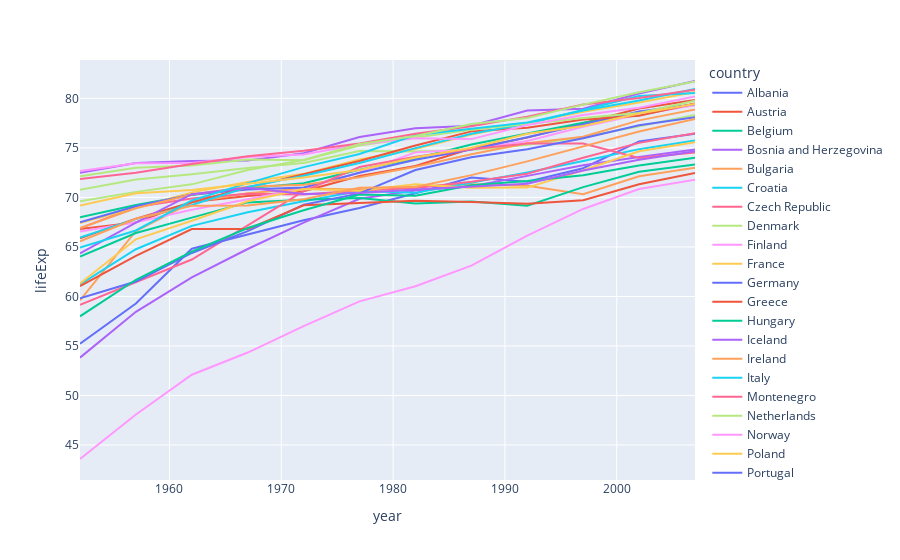

Notebook source saved alongside this figure:
### Markdown cell above
### Try the same for Europe

### Code cell
df_europe = df.query("continent=='Europe'")
fig = px.line(df_europe, x="year", y="lifeExp", color='country')
fig.show()

### Figure 1 — Plotly figure (JSON) as saved in the notebook; plotly's stock layout.template omitted (floating-point values rounded to 4 significant figures)
{"data": [{"hovertemplate": "country=Albania<br>year=%{x}<br>lifeExp=%{y}<extra></extra>", "legendgroup": "Albania", "line": {"color": "#636efa", "dash": "solid"}, "marker": {"symbol": "circle"}, "mode": "lines", "name": "Albania", "orientation": "v", "showlegend": true, "type": "scatter", "x": [1952, 1957, 1962, 1967, 1972, 1977, 1982, 1987, 1992, 1997, 2002, 2007], "xaxis": "x", "y": [55.23, 59.28, 64.82, 66.22, 67.69, 68.93, 70.42, 72, 71.58, 72.95, 75.65, 76.42], "yaxis": "y"}, {"hovertemplate": "country=Austria<br>year=%{x}<br>lifeExp=%{y}<extra></extra>", "legendgroup": "Austria", "line": {"color": "#EF553B", "dash": "solid"}, "marker": {"symbol": "circle"}, "mode": "lines", "name": "Austria", "orientation": "v", "showlegend": true, "type": "scatter", "x": [1952, 1957, 1962, 1967, 1972, 1977, 1982, 1987, 1992, 1997, 2002, 2007], "xaxis": "x", "y": [66.8, 67.48, 69.54, 70.14, 70.63, 72.17, 73.18, 74.94, 76.04, 77.51, 78.98, 79.83], "yaxis": "y"}, {"hovertemplate": "country=Belgium<br>year=%{x}<br>lifeExp=%{y}<extra></extra>", "legendgroup": "Belgium", "line": {"color": "#00cc96", "dash": "solid"}, "marker": {"symbol": "circle"}, "mode": "lines", "name": "Belgium", "orientation": "v", "showlegend": true, "type": "scatter", "x": [1952, 1957, 1962, 1967, 1972, 1977, 1982, 1987, 1992, 1997, 2002, 2007], "xaxis": "x", "y": [68, 69.24, 70.25, 70.94, 71.44, 72.8, 73.93, 75.35, 76.46, 77.53, 78.32, 79.44], "yaxis": "y"}, {"hovertemplate": "country=Bosnia and Herzegovina<br>year=%{x}<br>lifeExp=%{y}<extra></extra>", "legendgroup": "Bosnia and Herzegovina", "line": {"color": "#ab63fa", "dash": "solid"}, "marker": {"symbol": "circle"}, "mode": "lines", "name": "Bosnia and Herzegovina", "orientation": "v", "showlegend": true, "type": "scatter", "x": [1952, 1957, 1962, 1967, 1972, 1977, 1982, 1987, 1992, 1997, 2002, 2007], "xaxis": "x", "y": [53.82, 58.45, 61.93, 64.79, 67.45, 69.86, 70.69, 71.14, 72.18, 73.24, 74.09, 74.85], "yaxis": "y"}, {"hovertemplate": "country=Bulgaria<br>year=%{x}<br>lifeExp=%{y}<extra></extra>", "legendgroup": "Bulgaria", "line": {"color": "#FFA15A", "dash": "solid"}, "marker": {"symbol": "circle"}, "mode": "lines", "name": "Bulgaria", "orientation": "v", "showlegend": true, "type": "scatter", "x": [1952, 1957, 1962, 1967, 1972, 1977, 1982, 1987, 1992, 1997, 2002, 2007], "xaxis": "x", "y": [59.6, 66.61, 69.51, 70.42, 70.9, 70.81, 71.08, 71.34, 71.19, 70.32, 72.14, 73.0], "yaxis": "y"}, {"hovertemplate": "country=Croatia<br>year=%{x}<br>lifeExp=%{y}<extra></extra>", "legendgroup": "Croatia", "line": {"color": "#19d3f3", "dash": "solid"}, "marker": {"symbol": "circle"}, "mode": "lines", "name": "Croatia", "orientation": "v", "showlegend": true, "type": "scatter", "x": [1952, 1957, 1962, 1967, 1972, 1977, 1982, 1987, 1992, 1997, 2002, 2007], "xaxis": "x", "y": [61.21, 64.77, 67.13, 68.5, 69.61, 70.64, 70.46, 71.52, 72.53, 73.68, 74.88, 75.75], "yaxis": "y"}, {"hovertemplate": "country=Czech Republic<br>year=%{x}<br>lifeExp=%{y}<extra></extra>", "legendgroup": "Czech Republic", "line": {"color": "#FF6692", "dash": "solid"}, "marker": {"symbol": "circle"}, "mode": "lines", "name": "Czech Republic", "orientation": "v", "showlegend": true, "type": "scatter", "x": [1952, 1957, 1962, 1967, 1972, 1977, 1982, 1987, 1992, 1997, 2002, 2007], "xaxis": "x", "y": [66.87, 69.03, 69.9, 70.38, 70.29, 70.71, 70.96, 71.58, 72.4, 74.01, 75.51, 76.49], "yaxis": "y"}, {"hovertemplate": "country=Denmark<br>year=%{x}<br>lifeExp=%{y}<extra></extra>", "legendgroup": "Denmark", "line": {"color": "#B6E880", "dash": "solid"}, "marker": {"symbol": "circle"}, "mode": "lines", "name": "Denmark", "orientation": "v", "showlegend": true, "type": "scatter", "x": [1952, 1957, 1962, 1967, 1972, 1977, 1982, 1987, 1992, 1997, 2002, 2007], "xaxis": "x", "y": [70.78, 71.81, 72.35, 72.96, 73.47, 74.69, 74.63, 74.8, 75.33, 76.11, 77.18, 78.33], "yaxis": "y"}, {"hovertemplate": "country=Finland<br>year=%{x}<br>lifeExp=%{y}<extra></extra>", "legendgroup": "Finland", "line": {"color": "#FF97FF", "dash": "solid"}, "marker": {"symbol": "circle"}, "mode": "lines", "name": "Finland", "orientation": "v", "showlegend": true, "type": "scatter", "x": [1952, 1957, 1962, 1967, 1972, 1977, 1982, 1987, 1992, 1997, 2002, 2007], "xaxis": "x", "y": [66.55, 67.49, 68.75, 69.83, 70.87, 72.52, 74.55, 74.83, 75.7, 77.13, 78.37, 79.31], "yaxis": "y"}, {"hovertemplate": "country=France<br>year=%{x}<br>lifeExp=%{y}<extra></extra>", "legendgroup": "France", "line": {"color": "#FECB52", "dash": "solid"}, "marker": {"symbol": "circle"}, "mode": "lines", "name": "France", "orientation": "v", "showlegend": true, "type": "scatter", "x": [1952, 1957, 1962, 1967, 1972, 1977, 1982, 1987, 1992, 1997, 2002, 2007], "xaxis": "x", "y": [67.41, 68.93, 70.51, 71.55, 72.38, 73.83, 74.89, 76.34, 77.46, 78.64, 79.59, 80.66], "yaxis": "y"}, {"hovertemplate": "country=Germany<br>year=%{x}<br>lifeExp=%{y}<extra></extra>", "legendgroup": "Germany", "line": {"color": "#636efa", "dash": "solid"}, "marker": {"symbol": "circle"}, "mode": "lines", "name": "Germany", "orientation": "v", "showlegend": true, "type": "scatter", "x": [1952, 1957, 1962, 1967, 1972, 1977, 1982, 1987, 1992, 1997, 2002, 2007], "xaxis": "x", "y": [67.5, 69.1, 70.3, 70.8, 71, 72.5, 73.8, 74.85, 76.07, 77.34, 78.67, 79.41], "yaxis": "y"}, {"hovertemplate": "country=Greece<br>year=%{x}<br>lifeExp=%{y}<extra></extra>", "legendgroup": "Greece", "line": {"color": "#EF553B", "dash": "solid"}, "marker": {"symbol": "circle"}, "mode": "lines", "name": "Greece", "orientation": "v", "showlegend": true, "type": "scatter", "x": [1952, 1957, 1962, 1967, 1972, 1977, 1982, 1987, 1992, 1997, 2002, 2007], "xaxis": "x", "y": [65.86, 67.86, 69.51, 71, 72.34, 73.68, 75.24, 76.67, 77.03, 77.87, 78.26, 79.48], "yaxis": "y"}, {"hovertemplate": "country=Hungary<br>year=%{x}<br>lifeExp=%{y}<extra></extra>", "legendgroup": "Hungary", "line": {"color": "#00cc96", "dash": "solid"}, "marker": {"symbol": "circle"}, "mode": "lines", "name": "Hungary", "orientation": "v", "showlegend": true, "type": "scatter", "x": [1952, 1957, 1962, 1967, 1972, 1977, 1982, 1987, 1992, 1997, 2002, 2007], "xaxis": "x", "y": [64.03, 66.41, 67.96, 69.5, 69.76, 69.95, 69.39, 69.58, 69.17, 71.04, 72.59, 73.34], "yaxis": "y"}, {"hovertemplate": "country=Iceland<br>year=%{x}<br>lifeExp=%{y}<extra></extra>", "legendgroup": "Iceland", "line": {"color": "#ab63fa", "dash": "solid"}, "marker": {"symbol": "circle"}, "mode": "lines", "name": "Iceland", "orientation": "v", "showlegend": true, "type": "scatter", "x": [1952, 1957, 1962, 1967, 1972, 1977, 1982, 1987, 1992, 1997, 2002, 2007], "xaxis": "x", "y": [72.49, 73.47, 73.68, 73.73, 74.46, 76.11, 76.99, 77.23, 78.77, 78.95, 80.5, 81.76], "yaxis": "y"}, {"hovertemplate": "country=Ireland<br>year=%{x}<br>lifeExp=%{y}<extra></extra>", "legendgroup": "Ireland", "line": {"color": "#FFA15A", "dash": "solid"}, "marker": {"symbol": "circle"}, "mode": "lines", "name": "Ireland", "orientation": "v", "showlegend": true, "type": "scatter", "x": [1952, 1957, 1962, 1967, 1972, 1977, 1982, 1987, 1992, 1997, 2002, 2007], "xaxis": "x", "y": [66.91, 68.9, 70.29, 71.08, 71.28, 72.03, 73.1, 74.36, 75.47, 76.12, 77.78, 78.89], "yaxis": "y"}, {"hovertemplate": "country=Italy<br>year=%{x}<br>lifeExp=%{y}<extra></extra>", "legendgroup": "Italy", "line": {"color": "#19d3f3", "dash": "solid"}, "marker": {"symbol": "circle"}, "mode": "lines", "name": "Italy", "orientation": "v", "showlegend": true, "type": "scatter", "x": [1952, 1957, 1962, 1967, 1972, 1977, 1982, 1987, 1992, 1997, 2002, 2007], "xaxis": "x", "y": [65.94, 67.81, 69.24, 71.06, 72.19, 73.48, 74.98, 76.42, 77.44, 78.82, 80.24, 80.55], "yaxis": "y"}, {"hovertemplate": "country=Montenegro<br>year=%{x}<br>lifeExp=%{y}<extra></extra>", "legendgroup": "Montenegro", "line": {"color": "#FF6692", "dash": "solid"}, "marker": {"symbol": "circle"}, "mode": "lines", "name": "Montenegro", "orientation": "v", "showlegend": true, "type": "scatter", "x": [1952, 1957, 1962, 1967, 1972, 1977, 1982, 1987, 1992, 1997, 2002, 2007], "xaxis": "x", "y": [59.16, 61.45, 63.73, 67.18, 70.64, 73.07, 74.1, 74.86, 75.44, 75.44, 73.98, 74.54], "yaxis": "y"}, {"hovertemplate": "country=Netherlands<br>year=%{x}<br>lifeExp=%{y}<extra></extra>", "legendgroup": "Netherlands", "line": {"color": "#B6E880", "dash": "solid"}, "marker": {"symbol": "circle"}, "mode": "lines", "name": "Netherlands", "orientation": "v", "showlegend": true, "type": "scatter", "x": [1952, 1957, 1962, 1967, 1972, 1977, 1982, 1987, 1992, 1997, 2002, 2007], "xaxis": "x", "y": [72.13, 72.99, 73.23, 73.82, 73.75, 75.24, 76.05, 76.83, 77.42, 78.03, 78.53, 79.76], "yaxis": "y"}, {"hovertemplate": "country=Norway<br>year=%{x}<br>lifeExp=%{y}<extra></extra>", "legendgroup": "Norway", "line": {"color": "#FF97FF", "dash": "solid"}, "marker": {"symbol": "circle"}, "mode": "lines", "name": "Norway", "orientation": "v", "showlegend": true, "type": "scatter", "x": [1952, 1957, 1962, 1967, 1972, 1977, 1982, 1987, 1992, 1997, 2002, 2007], "xaxis": "x", "y": [72.67, 73.44, 73.47, 74.08, 74.34, 75.37, 75.97, 75.89, 77.32, 78.32, 79.05, 80.2], "yaxis": "y"}, {"hovertemplate": "country=Poland<br>year=%{x}<br>lifeExp=%{y}<extra></extra>", "legendgroup": "Poland", "line": {"color": "#FECB52", "dash": "solid"}, "marker": {"symbol": "circle"}, "mode": "lines", "name": "Poland", "orientation": "v", "showlegend": true, "type": "scatter", "x": [1952, 1957, 1962, 1967, 1972, 1977, 1982, 1987, 1992, 1997, 2002, 2007], "xaxis": "x", "y": [61.31, 65.77, 67.64, 69.61, 70.85, 70.67, 71.32, 70.98, 70.99, 72.75, 74.67, 75.56], "yaxis": "y"}, {"hovertemplate": "country=Portugal<br>year=%{x}<br>lifeExp=%{y}<extra></extra>", "legendgroup": "Portugal", "line": {"color": "#636efa", "dash": "solid"}, "marker": {"symbol": "circle"}, "mode": "lines", "name": "Portugal", "orientation": "v", "showlegend": true, "type": "scatter", "x": [1952, 1957, 1962, 1967, 1972, 1977, 1982, 1987, 1992, 1997, 2002, 2007], "xaxis": "x", "y": [59.82, 61.51, 64.39, 66.6, 69.26, 70.41, 72.77, 74.06, 74.86, 75.97, 77.29, 78.1], "yaxis": "y"}, {"hovertemplate": "country=Romania<br>year=%{x}<br>lifeExp=%{y}<extra></extra>", "legendgroup": "Romania", "line": {"color": "#EF553B", "dash": "solid"}, "marker": {"symbol": "circle"}, "mode": "lines", "name": "Romania", "orientation": "v", "showlegend": true, "type": "scatter", "x": [1952, 1957, 1962, 1967, 1972, 1977, 1982, 1987, 1992, 1997, 2002, 2007], "xaxis": "x", "y": [61.05, 64.1, 66.8, 66.8, 69.21, 69.46, 69.66, 69.53, 69.36, 69.72, 71.32, 72.48], "yaxis": "y"}, {"hovertemplate": "country=Serbia<br>year=%{x}<br>lifeExp=%{y}<extra></extra>", "legendgroup": "Serbia", "line": {"color": "#00cc96", "dash": "solid"}, "marker": {"symbol": "circle"}, "mode": "lines", "name": "Serbia", "orientation": "v", "showlegend": true, "type": "scatter", "x": [1952, 1957, 1962, 1967, 1972, 1977, 1982, 1987, 1992, 1997, 2002, 2007], "xaxis": "x", "y": [58.0, 61.69, 64.53, 66.91, 68.7, 70.3, 70.16, 71.22, 71.66, 72.23, 73.21, 74.0], "yaxis": "y"}, {"hovertemplate": "country=Slovak Republic<br>year=%{x}<br>lifeExp=%{y}<extra></extra>", "legendgroup": "Slovak Republic", "line": {"color": "#ab63fa", "dash": "solid"}, "marker": {"symbol": "circle"}, "mode": "lines", "name": "Slovak Republic", "orientation": "v", "showlegend": true, "type": "scatter", "x": [1952, 1957, 1962, 1967, 1972, 1977, 1982, 1987, 1992, 1997, 2002, 2007], "xaxis": "x", "y": [64.36, 67.45, 70.33, 70.98, 70.35, 70.45, 70.8, 71.08, 71.38, 72.71, 73.8, 74.66], "yaxis": "y"}, {"hovertemplate": "country=Slovenia<br>year=%{x}<br>lifeExp=%{y}<extra></extra>", "legendgroup": "Slovenia", "line": {"color": "#FFA15A", "dash": "solid"}, "marker": {"symbol": "circle"}, "mode": "lines", "name": "Slovenia", "orientation": "v", "showlegend": true, "type": "scatter", "x": [1952, 1957, 1962, 1967, 1972, 1977, 1982, 1987, 1992, 1997, 2002, 2007], "xaxis": "x", "y": [65.57, 67.85, 69.15, 69.18, 69.82, 70.97, 71.06, 72.25, 73.64, 75.13, 76.66, 77.93], "yaxis": "y"}, {"hovertemplate": "country=Spain<br>year=%{x}<br>lifeExp=%{y}<extra></extra>", "legendgroup": "Spain", "line": {"color": "#19d3f3", "dash": "solid"}, "marker": {"symbol": "circle"}, "mode": "lines", "name": "Spain", "orientation": "v", "showlegend": true, "type": "scatter", "x": [1952, 1957, 1962, 1967, 1972, 1977, 1982, 1987, 1992, 1997, 2002, 2007], "xaxis": "x", "y": [64.94, 66.66, 69.69, 71.44, 73.06, 74.39, 76.3, 76.9, 77.57, 78.77, 79.78, 80.94], "yaxis": "y"}, {"hovertemplate": "country=Sweden<br>year=%{x}<br>lifeExp=%{y}<extra></extra>", "legendgroup": "Sweden", "line": {"color": "#FF6692", "dash": "solid"}, "marker": {"symbol": "circle"}, "mode": "lines", "name": "Sweden", "orientation": "v", "showlegend": true, "type": "scatter", "x": [1952, 1957, 1962, 1967, 1972, 1977, 1982, 1987, 1992, 1997, 2002, 2007], "xaxis": "x", "y": [71.86, 72.49, 73.37, 74.16, 74.72, 75.44, 76.42, 77.19, 78.16, 79.39, 80.04, 80.88], "yaxis": "y"}, {"hovertemplate": "country=Switzerland<br>year=%{x}<br>lifeExp=%{y}<extra></extra>", "legendgroup": "Switzerland", "line": {"color": "#B6E880", "dash": "solid"}, "marker": {"symbol": "circle"}, "mode": "lines", "name": "Switzerland", "orientation": "v", "showlegend": true, "type": "scatter", "x": [1952, 1957, 1962, 1967, 1972, 1977, 1982, 1987, 1992, 1997, 2002, 2007], "xaxis": "x", "y": [69.62, 70.56, 71.32, 72.77, 73.78, 75.39, 76.21, 77.41, 78.03, 79.37, 80.62, 81.7], "yaxis": "y"}, {"hovertemplate": "country=Turkey<br>year=%{x}<br>lifeExp=%{y}<extra></extra>", "legendgroup": "Turkey", "line": {"color": "#FF97FF", "dash": "solid"}, "marker": {"symbol": "circle"}, "mode": "lines", "name": "Turkey", "orientation": "v", "showlegend": true, "type": "scatter", "x": [1952, 1957, 1962, 1967, 1972, 1977, 1982, 1987, 1992, 1997, 2002, 2007], "xaxis": "x", "y": [43.59, 48.08, 52.1, 54.34, 57.01, 59.51, 61.04, 63.11, 66.15, 68.83, 70.84, 71.78], "yaxis": "y"}, {"hovertemplate": "country=United Kingdom<br>year=%{x}<br>lifeExp=%{y}<extra></extra>", "legendgroup": "United Kingdom", "line": {"color": "#FECB52", "dash": "solid"}, "marker": {"symbol": "circle"}, "mode": "lines", "name": "United Kingdom", "orientation": "v", "showlegend": true, "type": "scatter", "x": [1952, 1957, 1962, 1967, 1972, 1977, 1982, 1987, 1992, 1997, 2002, 2007], "xaxis": "x", "y": [69.18, 70.42, 70.76, 71.36, 72.01, 72.76, 74.04, 75.01, 76.42, 77.22, 78.47, 79.42], "yaxis": "y"}], "layout": {"legend": {"title": {"text": "country"}, "tracegroupgap": 0}, "margin": {"t": 60}, "xaxis": {"anchor": "y", "domain": [0, 1], "title": {"text": "year"}}, "yaxis": {"anchor": "x", "domain": [0, 1], "title": {"text": "lifeExp"}}}}
